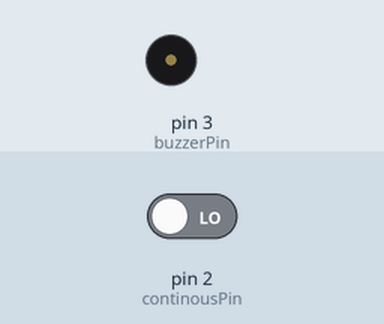
Recording of a sketch running on a simulated Arduino Uno, built with avr-gcc and run on an emulated ATmega328P. Shown: buzzer (waves = sounding, pin HIGH). The inputs (shaded band) are chosen by the test bench; at power-on: pin 2 (continousPin) LOW. Pins used as bus, display or sensor lines are not drawn; what the sketch prints to the serial monitor is not drawn.

Above: at 1.2 s.
1.3 s: pin 2 (continousPin) driven HIGH
At 1.6 s:
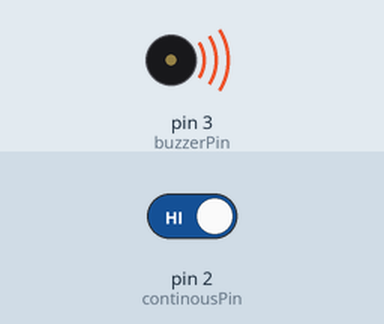
2.8 s: pin 2 (continousPin) driven LOW
At 4.0 s:
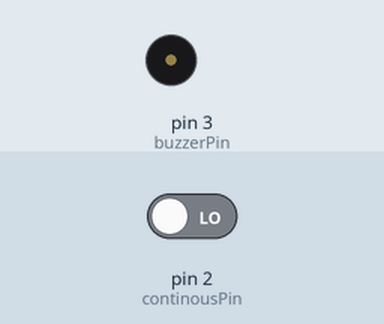
Timing chart, 0 to 5.8 s (numbered marks = the images above; inputs shaded):
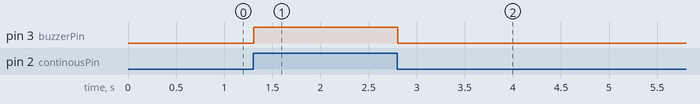

Measured:
- after the input at 1.3 s, pin 3 (buzzerPin): LOW → HIGH at once
- after the input at 2.8 s, pin 3 (buzzerPin): HIGH → LOW at once

The sketch:

Continuity_Test.ino
```cpp
const int continousPin = 2; //pin goes to your TP(Test Point)
const int buzzerPin = 3;  // connects to your buzzer

const int trigPin = 4;  // connects to your Common pin on the meter
 int value = 0;


void setup() {
  Serial.begin(9600);
  pinMode(continousPin, INPUT);  // initialize pin as an input
  pinMode(buzzerPin, OUTPUT);   // initialize the buzzer as an output
  pinMode(trigPin, OUTPUT);   // initialize the buzzer as an output
  digitalWrite(trigPin,HIGH);
}

void loop() {

value = digitalRead(continousPin); // check the pin status
Serial.println(value);

if(value == 1){                   // if continous then beep the buzzer
  digitalWrite(buzzerPin,HIGH);
}
else{
  digitalWrite(buzzerPin,LOW);
}


}
```
